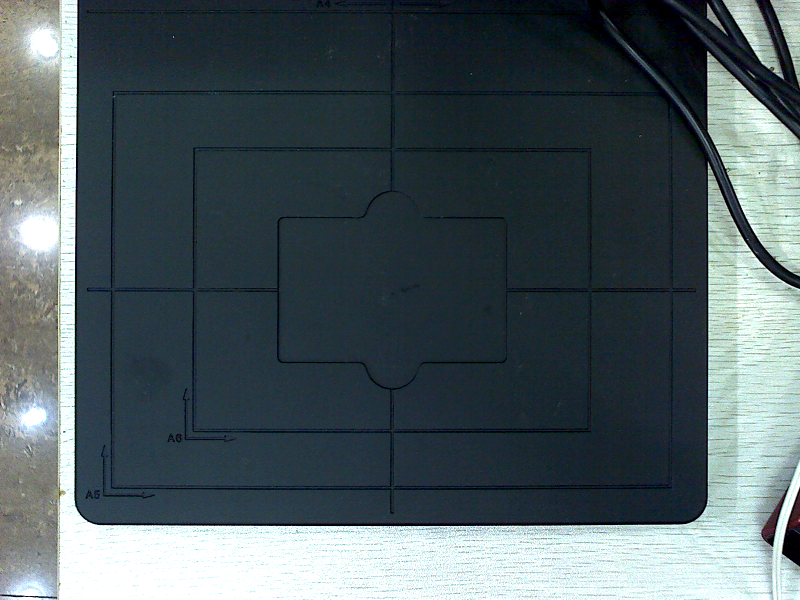
//> input picture chapter05/Problem_5/Problem_5/frame_87.bmp, 800 x 600 px
$ ./main   (built with g++ and OpenCV 4)
//> lines starting //> are read from the running program, lines starting //| are printed output that depends on the picture; after the words box and inside, x2 and y2 are one past the last pixel; in counts of white or black regions, pixels touching at a corner belong together
#include <opencv\highgui.h>
#include <opencv_libs.h>
#include <opencv\cv.h>

int main()
{
    IplImage * src1 = cvLoadImage("frame_87.bmp", CV_LOAD_IMAGE_GRAYSCALE);
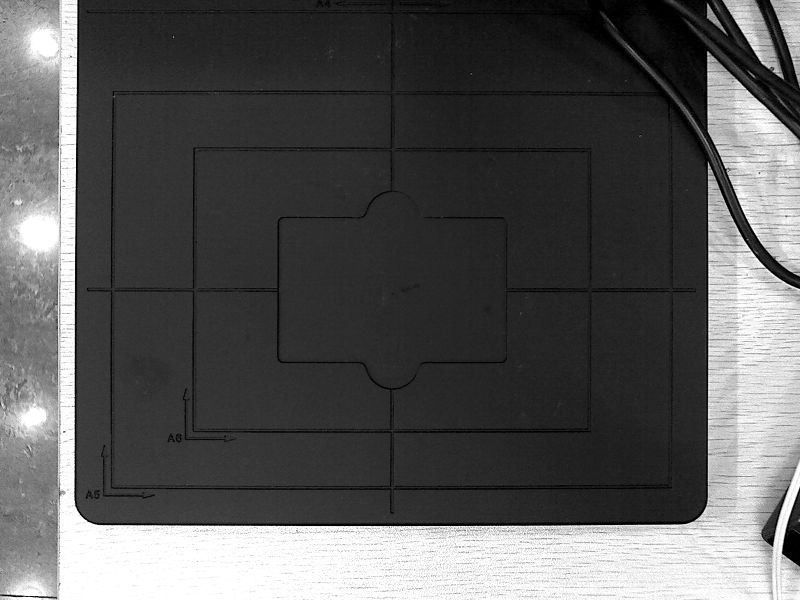
//> src1: 600 rows x 800 cols, CV_8UC1; min 0, max 255, mean 88
    IplImage * src2 = cvLoadImage("frame_65.bmp", CV_LOAD_IMAGE_GRAYSCALE);
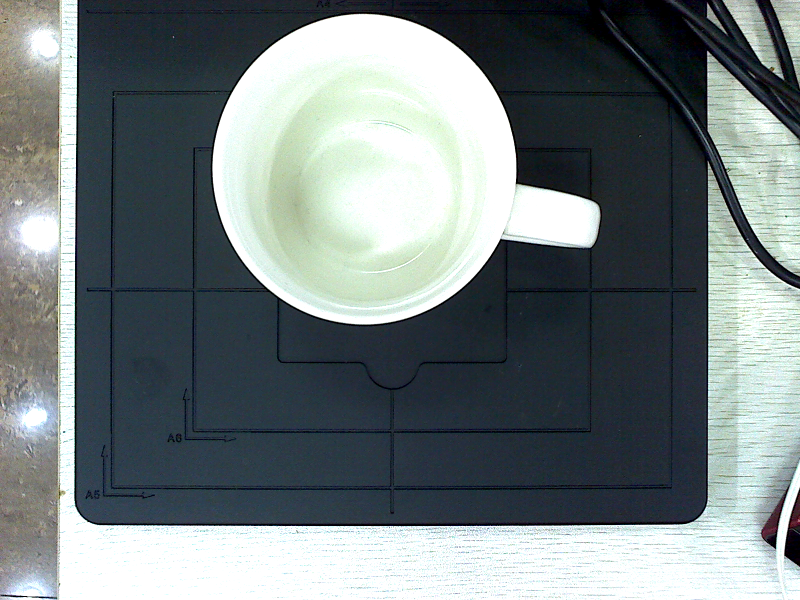
//> input picture chapter05/Problem_5/Problem_5/frame_65.bmp, 800 x 600 px
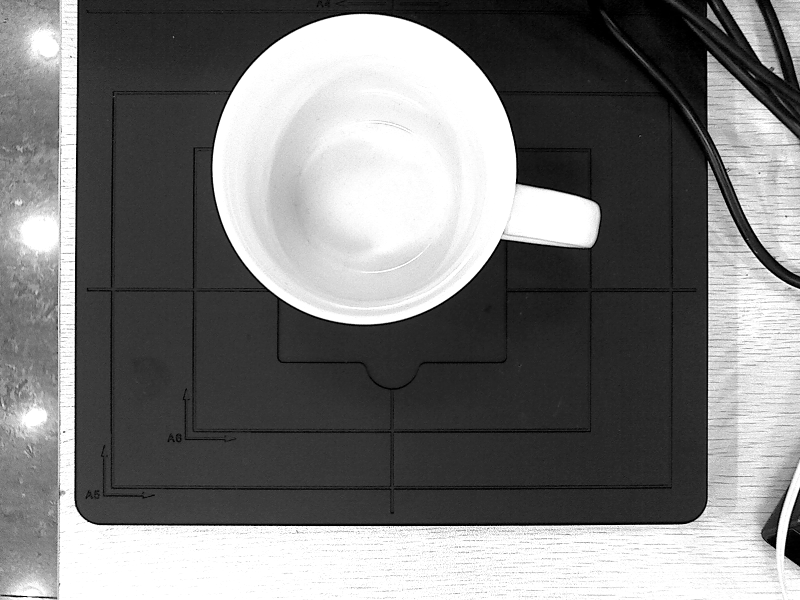
//> src2: 600 rows x 800 cols, CV_8UC1; min 0, max 255, mean 123

    if( !src1 || !src2 )
    {
        printf("Load image error.\n");
        return -1;
    }

    IplImage * diff12 = cvCreateImage(cvGetSize(src1), src1->depth, src1->nChannels);

    cvAbsDiff(src1, src2, diff12);
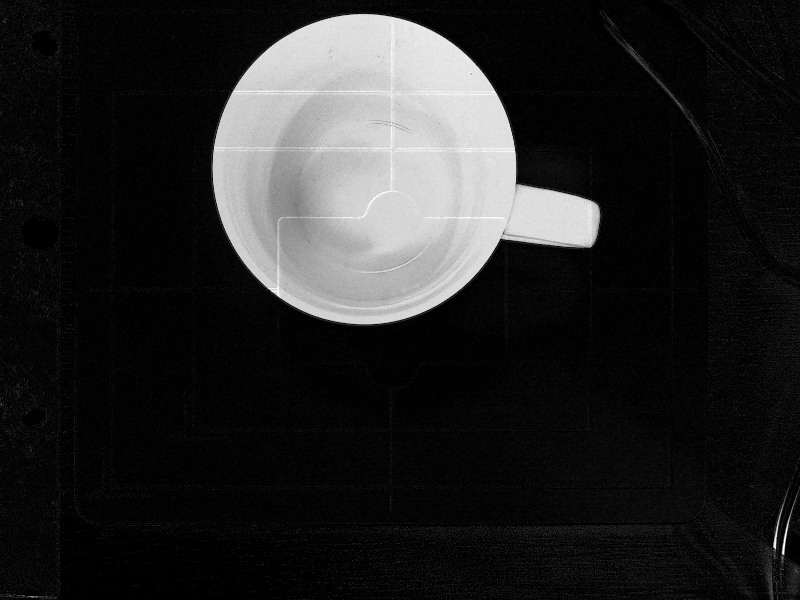
//> diff12: 600 rows x 800 cols, CV_8UC1; min 0, max 255, mean 37.4

    cvThreshold(diff12, diff12, 134, 255, CV_THRESH_BINARY);
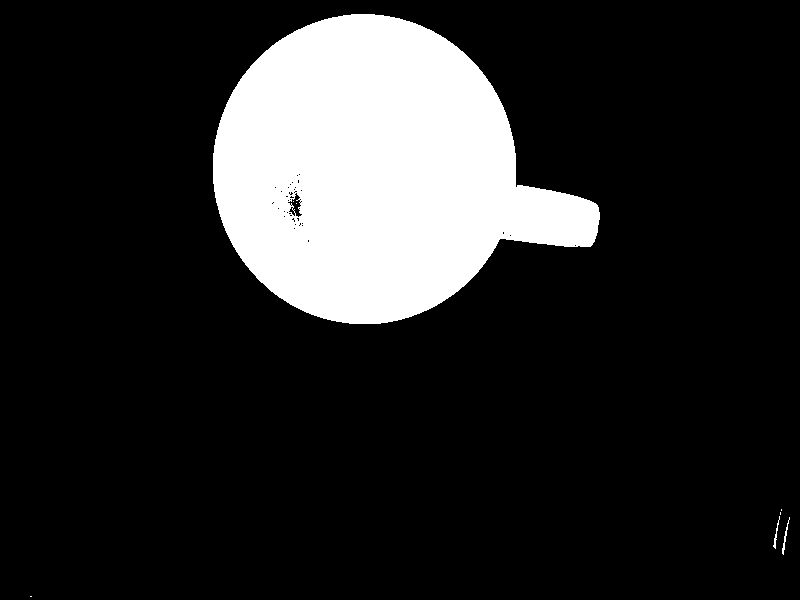
//> diff12: 600 rows x 800 cols, CV_8UC1; 16.3% white; 8 white regions (5 under 20 px), largest, box (x1, y1, x2, y2) and area: (213, 14, 600, 324) 78304, (782, 517, 790, 555) 66, (773, 516, 780, 549) 55
    cvMorphologyEx(diff12, diff12, NULL, NULL, CV_MOP_OPEN, 1 );
    cvShowImage("abs diff", diff12);

    cvWaitKey(0);
    cvMorphologyEx(diff12, diff12, NULL, NULL, CV_MOP_OPEN, 4 );
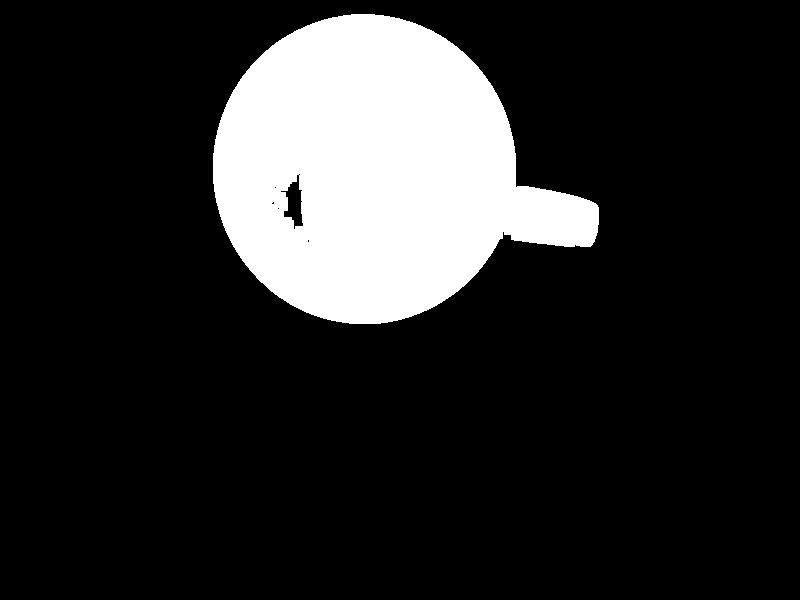
//> diff12: 600 rows x 800 cols, CV_8UC1; 16.2% white; 1 white region, box (x1, y1, x2, y2) and area: (213, 14, 599, 324) 77884
    cvShowImage("abs diff", diff12);

    cvWaitKey(0);

    cvReleaseImage(&src1);
    cvReleaseImage(&src2);
    cvReleaseImage(&diff12);
    cvDestroyAllWindows();

    return 0;
}
